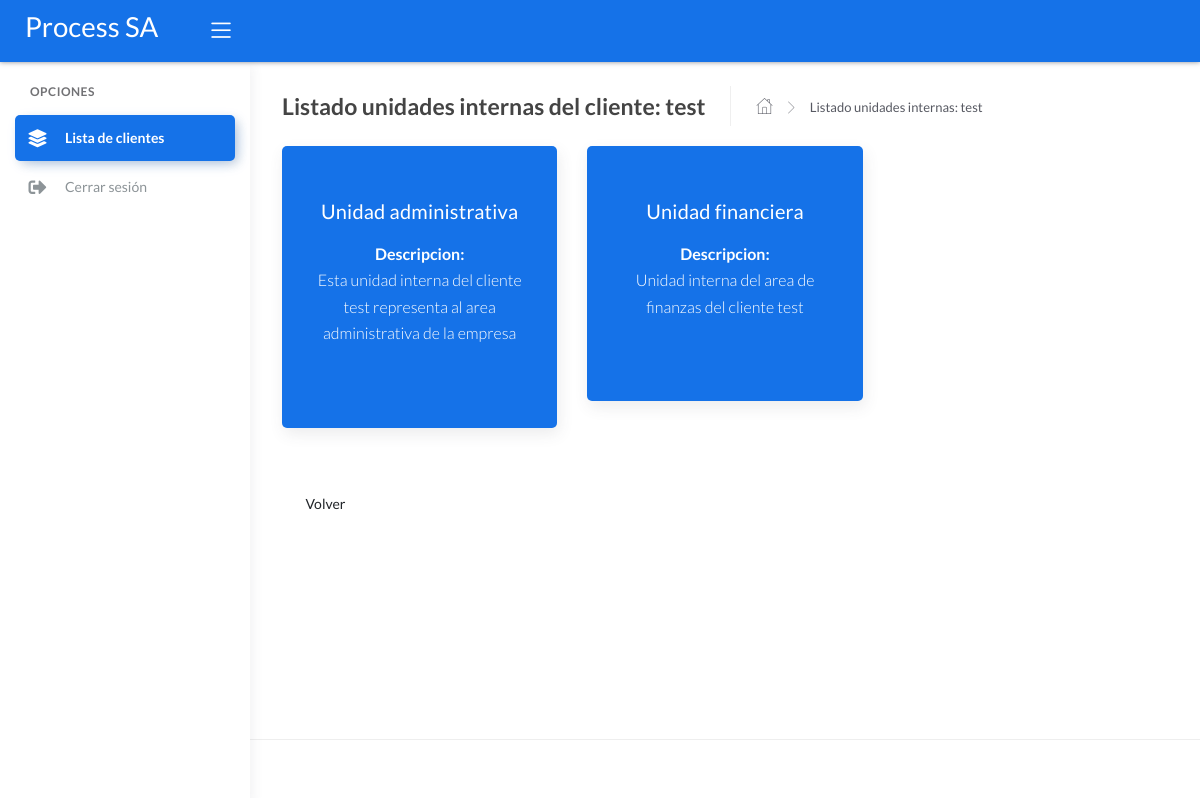
Screenshot of /unidad_list/1/ (signed in) with the database file from the repository.
### processCore/models.py (models this page shows, shortened)
class Client(models.Model):
    name = models.CharField(max_length=100)
    email = models.EmailField()
    description = models.TextField(max_length=200)
    created_at = models.DateTimeField(auto_now_add=True)
    disabled = models.BooleanField(default = False)

class UnidadInterna(models.Model):
    name = models.CharField(max_length=100)
    client = models.ForeignKey('Client', on_delete = models.CASCADE)
    description = models.TextField(max_length=200)
    created_at = models.DateTimeField(auto_now_add=True)
    disabled = models.BooleanField(default = False)

### processCore/views.py (the view)
# urls.py: path('unidad_list/<int:client_pk>/', views.unidad_list, name="unidad_list"),
def unidad_list(request, client_pk):
    current_user = request.user
    context = {}
    context['client'] = Client.objects.get(pk=client_pk)
    context['unidad_list'] = UnidadInterna.objects.filter(client=client_pk)
    context['employee'] = userModel.objects.get(user=current_user)
    return render(request, 'unidad_list.html', context=context)

### processCore/templates/unidad_list.html (shortened to what this page needs)
{% extends "layouts/base.html" %}
{% block content %}
    <div class="page-inner">
        <div class="page-header">
            <h4 class="page-title">Listado unidades internas del cliente: {{ client.name }} </h4>
            <ul class="breadcrumbs">
                <li class="nav-home">
                    <a href="{% url 'client_list' %} ">
                        <i class="flaticon-home"></i>
                    </a>
                </li>
                <li class="separator">
                    <i class="flaticon-right-arrow"></i>
                </li>
                <li class="nav-item">
                    <a href="">Listado unidades internas: {{ client.name }}</a>
                </li>
            </ul>
        </div>
        <div class="row">
            {% for unidad in unidad_list %}
            <div class="col-md-4">
                <div class="card card-primary card-annoucement card-round">
                    <div class="card-body text-center">
                        <div class="card-opening">{{ unidad.name }}</div>
                        <div class="card-desc"><strong>Descripcion: </strong><br>{{ unidad.description }}</div>
                    </div>
                </div>
            </div>
            {% endfor %}
        </div>
        <div class="row">
            <div class="col-md-4">
                <a href="/process_list/{{ client.pk }}" class="btn btn-light btn-rounded mt-4">Volver</a>
            </div>
        </div>
    </div>
{% endblock content %}

### rows the page displays
Client: name "test"
UnidadInterna: name "Unidad administrativa", description "Esta unidad interna del cliente test representa al area administrativa de la empresa"
UnidadInterna: name "Unidad financiera", description "Unidad interna del area de finanzas del cliente test"
